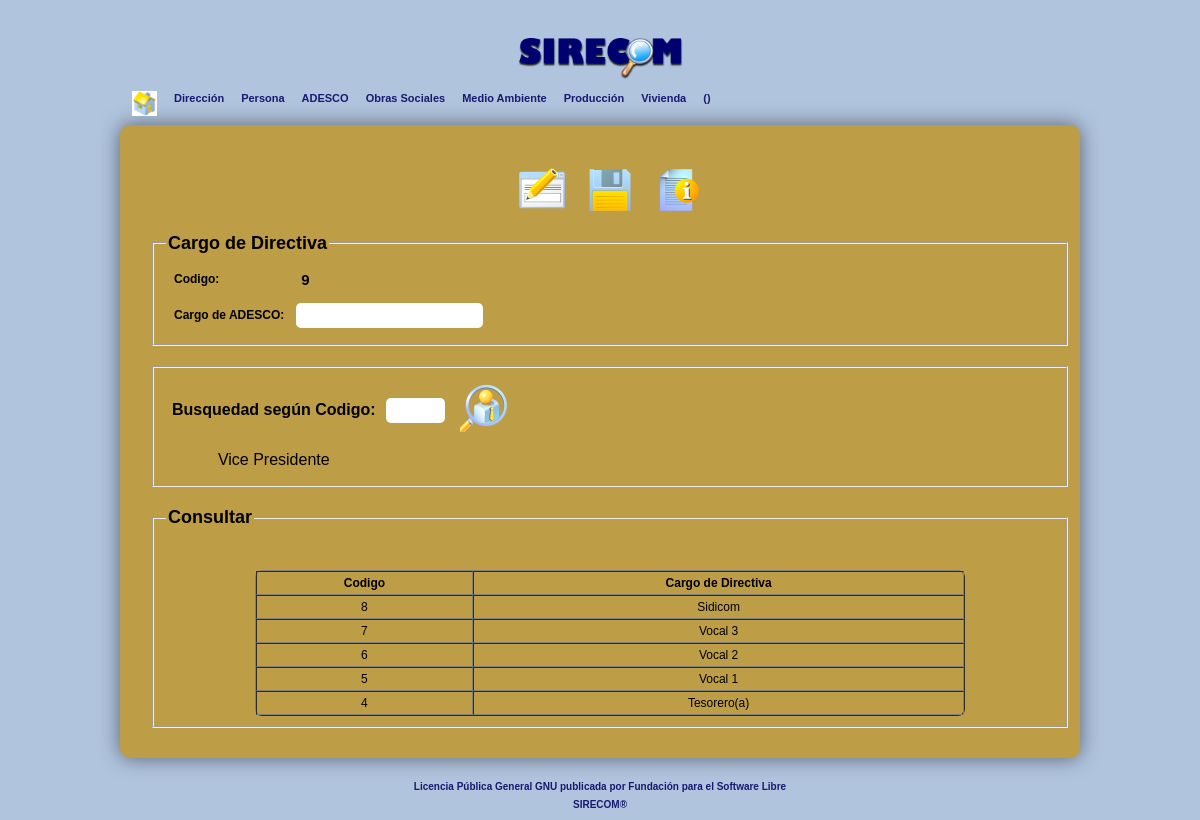
Page /adadesco/cargo.php?bu=2 on the committed database.
### tables this page shows
CREATE TABLE IF NOT EXISTS `cargo` (
  `idcargo` int(11) NOT NULL AUTO_INCREMENT,
  `cargo` varchar(90) DEFAULT NULL,
  PRIMARY KEY (`idcargo`)
);

### libreria/dbdiagnostico.php (the view, shortened to what this page needs)
<?php
class dbdiagnostico
{
      public $server="localhost";
      public $dbuser="root";
      public $cn;
	  public $c="";
      public function __construct()
	  {
  		  $this->cn=$this->conectar();
	  }
      public function conectar()
	  {
		$cnx=mysql_connect($this->server,$this->dbuser,$this->c) or die (mysql_error());
		return $cnx;
      }
	public function consulta($consulta)
	  {
		$datos=mysql_query($consulta,$this->cn) or die(mysql_error());
		return $datos;
      }
}
class consultas extends dbdiagnostico
{
   public function buscarvalor($tabla,$campo,$condicion)
   {
   		$db=new dbdiagnostico();
		$this->datos=$db->consulta("select $campo from $tabla where $condicion");
		if (mysql_num_rows($this->datos)>0)
		{
			$r=mysql_result($this->datos,0,$campo);
		}
		else
		{
			$r=0;
		}
   		return $r;
   }
   public function consultar($tabla,$campos,$condicion,$estilo="cellspacing=0; cellpadding=1; font-size:12px; width:80%; margin-left:auto; margin-right:auto; text-align:center; border-radius:7px;")
      {
   		$db=new dbdiagnostico();
		$this->datos=$db->consulta("select $campos from $tabla where $condicion");
		if (mysql_num_rows($this->datos)>0)
		{
			$resul="<table border=1px; cellpadding=1px; cellspacing=0px; style=\"$estilo\"> <tr style=\"$estilo\">";
			for ($camp=0;$camp<mysql_num_fields($this->datos); $camp++)
			{
				$resul.="<th>". mysql_field_name($this->datos,$camp);
			}
			$resul.="</tr>";
			for($f=0;$f<mysql_num_rows($this->datos);$f++)
			{
				$resul.="<tr>";
				for ($camp=0;$camp<mysql_num_fields($this->datos); $camp++)
				{
					$resul.="<td>".mysql_result($this->datos,$f,$camp);
				}
				$resul.="</tr>";
			}
			$resul.="<br></table>";
		}
		else
		{
			$resul="<b>No hay datos en la tabla</b>";
		}
   		return $resul;
   }
 }
function newid($tabla,$campo)
{
	$b=new consultas();
	$x=$b->buscarvalor("$tabla","max($campo)"," 1 ");
	$x++;
	return $x;
}
function usuario()
{
	if ($_SESSION["nusuario"]!="0" )
	{
	   $a=$_SESSION["nusuario"] . "(".$_SESSION["tusuario"] .")";
	}
	else
	{
	   @header("location:/sidicom/index.php");
	}
    return $a;
}
?>

### adadesco/cargo.php (shortened to what this page needs)
<?php
include("../libreria/dbdiagnostico.php");
$uu=usuario();
?>
<!DOCTYPE html>
<html lang="es">
    <head>
        <link rel="stylesheet" href="../libreria/styles.css">
   </head>
<body>
<div id='todo'>
      <header>
            <hgroup>
                 <img width="170" src="../libreria/images/logo_sidicom.png" alt="SIDICOM">
            </hgroup>
 	 <div id="menu">
           <li><a href='../comunidad/comunidad.php'><img border="0" src='../libreria/images/home.png' width="25" height="25" title="Inicio"></a></li>
				<li><a href='#'>Direcci&oacute;n</a>
				</li>
				<li><a href='#'>Persona</a>
				</li>
				<li><a href='#'>ADESCO</a>
				</li>
				<li><a href='#'>Obras Sociales</a>
				</li>
				<li><a href='#'>Medio Ambiente</a>
				</li>
				<li><a href='#'>Producci&oacute;n</a>
				</li>
				<li><a href='#'>Vivienda</a>
				</li>
				<li><a href='#'><?php echo $uu; ?></a>
				</li>
       </div>
      </header>
	<section>
            <div id='infoprin'>
              <form id="formulario" method='POST'>
		<nav id="menu2">
                    <table id="otromenu">
			<td><input type=image src="../libreria/images/forms.png" id="nuevo" name="nuevo" value="modificar" title="Modificar" onclick="location.href='mcargo.php';"></td>
			<td><input type=image src='../libreria/images/save.png' id="nuevo" name="nuevo" value="guardar" title="Guardar"></td>
			<td><input type=image src='../libreria/images/info.png' id="nuevo" name="nuevo" value="ayuda" title="Ayuda" onclick="window.open (href='../libreria/ManualUsuario.pdf')"></td></tr>
                    </table>
		</nav>
		<fieldset>
                <legend>
                Cargo de Directiva
                </legend>
                 <table id="tabla">
				  <tr><td><label>Codigo:</label></td>
				  <td><input type="text" name="codigo" id="codigo" value="<?php echo newid('cargo','idcargo'); ?>" readonly></td></tr>
				  <tr><td><label>Cargo de ADESCO:</label></td>
				  <td><input type="text" name="cargo" value="" required="required" autofocus title='Nuevo Cargo'></td></tr>
								</table>
							</fieldset>
						</form>
						<section>
						<div id="formulario2">
						<fieldset>
						<form action="cargo.php" method="get">
						<table>
						<tr><td><b>Busquedad seg&uacute;n Codigo:</b></td><td><input type="text" name="bu" size="4" title="Digite Codigo"></td>
						<td><input type=image src="../libreria/images/vacancy.png" name="bu1"  id="bu1" value="buscar" title="Buscar"></td></tr>
						<tr><td>
			<?php
			if (isset($_GET['bu']))
			{
				$ii=$_GET['bu'];
				$b=new consultas();
				echo $b->buscarvalor("cargo","cargo","idcargo='$ii'");
			}
			?>
					</td></tr>
						</table>
						</form>
						</fieldset>
						</div>
						</section>
					<section>
					<div id="formulario2">
					<fieldset>
						<legend>
					   Consultar
						</legend>
			<?php
			$con=new consultas();
			echo "<br>";
			echo $con->consultar("cargo","idcargo as'Codigo',cargo as 'Cargo de Directiva'","idcargo order by idcargo desc limit 5");
			?>
							</fieldset>
			</div>
		</section>
         </div>
      </section>
			<footer id="footer">
			<br>
			<a href='../libreria/licencia.txt' target="_blank">
			Licencia P&uacute;blica General GNU publicada
			por Fundaci&oacute;n para el Software Libre
			<br>SIRECOM&#174;</a>
			</footer>
    </div>
   </body>
</html>

### libreria/styles.css (style rules this page uses)
body { background-color: #B0C4DE; font-family: 'Helvetica',Arial; }
#todo { width: 960px; margin:0 auto; text-align: center; }
hgroup { padding-bottom: 5px; padding-top:30px; }
th,td,tr { padding:4px; }
#menu { list-style:none; width:auto; position:relative; display:block; height:36px; }
#menu li { float:left; display:block; position:relative; }
#menu li a { color:#191970; font-weight: bold; text-decoration:none; font-family:Helvetica, Arial, sans-serif; font-size:11px; line-height:1.3em; padding:2px 5px 10px 12px; display:block; }
#infoprin { width:auto; height:auto; background-color: #be9d47; color:black; margin:0 auto; border-radius:10px ; padding: 20px; box-shadow: 0px 0px 20px rgba(0,0,0,0.5); }
footer a:link { text-align: center; text-decoration: none; font-family: Arial; font-weight: bold; font-size:10px; color: #191970; }
#formulario { width: 100%; padding: 10px; }
#formulario2 { width: 100%; padding: 10px; }
legend { font-weight: bold; font-size: 18px; text-align: left; }
input { border: #be9d47; padding: 5px; border-radius: 5px; }
label { float: left; margin: 2px 2px 2px 2px; text-align: left; }
#codigo { font-weight: bold; font-size: 15px; background-color: #be9d47; border: #be9d47; }
#tabla { font-weight: bold; font-size: 12px; text-align: left; }
#menu2 { font-weight: bold; display: inline-block; color:#191970; cursor:pointer; }
#bu1 { width:48px; height: 48px; }
#nuevo { width:48px; height: 48px; }

### rows in the picture
cargo: cargo "Vice Presidente"
cargo: idcargo "8", cargo "Sidicom"
cargo: idcargo "7", cargo "Vocal 3"
cargo: idcargo "6", cargo "Vocal 2"
cargo: idcargo "5", cargo "Vocal 1"
cargo: idcargo "4", cargo "Tesorero(a)"

### other values in the picture
$uu "()"
mysql_field_name($this->datos,$camp) "Codigo"
mysql_field_name($this->datos,$camp) "Cargo de Directiva"
